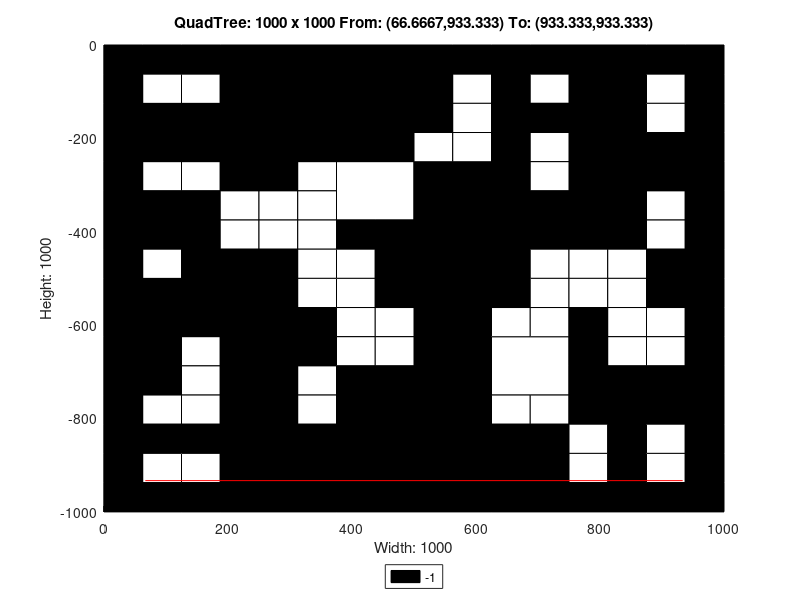

Write MATLAB code to recreate this figure.
axis([0 1000 -1000 0]);
title('QuadTree: 1000 x 1000 From: (66.6667,933.333) To: (933.333,933.333)');
xlabel('Width: 1000');
ylabel('Height: 1000');
rectangle('Position',[250 -250 250 250], 'FaceColor',[0 0 0]);
rectangle('Position',[0 -250 125 125], 'FaceColor',[0 0 0]);
rectangle('Position',[125 -250 125 125], 'FaceColor',[0 0 0]);
rectangle('Position',[375 -375 125 125], 'FaceColor',[1 1 1]);
rectangle('Position',[750 -125 125 125], 'FaceColor',[0 0 0]);
rectangle('Position',[750 -250 125 125], 'FaceColor',[0 0 0]);
rectangle('Position',[500 -375 125 125], 'FaceColor',[0 0 0]);
rectangle('Position',[500 -500 125 125], 'FaceColor',[0 0 0]);
rectangle('Position',[750 -375 125 125], 'FaceColor',[0 0 0]);
rectangle('Position',[0 -625 125 125], 'FaceColor',[0 0 0]);
rectangle('Position',[125 -625 125 125], 'FaceColor',[0 0 0]);
rectangle('Position',[0 -750 125 125], 'FaceColor',[0 0 0]);
rectangle('Position',[375 -875 125 125], 'FaceColor',[0 0 0]);
rectangle('Position',[250 -1000 125 125], 'FaceColor',[0 0 0]);
rectangle('Position',[375 -1000 125 125], 'FaceColor',[0 0 0]);
rectangle('Position',[500 -625 125 125], 'FaceColor',[0 0 0]);
rectangle('Position',[500 -750 125 125], 'FaceColor',[0 0 0]);
rectangle('Position',[625 -750 125 125], 'FaceColor',[1 1 1]);
rectangle('Position',[500 -875 125 125], 'FaceColor',[0 0 0]);
rectangle('Position',[500 -1000 125 125], 'FaceColor',[0 0 0]);
rectangle('Position',[625 -1000 125 125], 'FaceColor',[0 0 0]);
rectangle('Position',[0 -62.5 62.5 62.5], 'FaceColor',[0 0 0]);
rectangle('Position',[62.5 -62.5 62.5 62.5], 'FaceColor',[0 0 0]);
rectangle('Position',[0 -125 62.5 62.5], 'FaceColor',[0 0 0]);
rectangle('Position',[62.5 -125 62.5 62.5], 'FaceColor',[1 1 1]);
rectangle('Position',[125 -62.5 62.5 62.5], 'FaceColor',[0 0 0]);
rectangle('Position',[187.5 -62.5 62.5 62.5], 'FaceColor',[0 0 0]);
rectangle('Position',[125 -125 62.5 62.5], 'FaceColor',[1 1 1]);
rectangle('Position',[187.5 -125 62.5 62.5], 'FaceColor',[0 0 0]);
rectangle('Position',[0 -312.5 62.5 62.5], 'FaceColor',[0 0 0]);
rectangle('Position',[62.5 -312.5 62.5 62.5], 'FaceColor',[1 1 1]);
rectangle('Position',[0 -375 62.5 62.5], 'FaceColor',[0 0 0]);
rectangle('Position',[62.5 -375 62.5 62.5], 'FaceColor',[0 0 0]);
rectangle('Position',[125 -312.5 62.5 62.5], 'FaceColor',[1 1 1]);
rectangle('Position',[187.5 -312.5 62.5 62.5], 'FaceColor',[0 0 0]);
rectangle('Position',[125 -375 62.5 62.5], 'FaceColor',[0 0 0]);
rectangle('Position',[187.5 -375 62.5 62.5], 'FaceColor',[1 1 1]);
rectangle('Position',[0 -437.5 62.5 62.5], 'FaceColor',[0 0 0]);
rectangle('Position',[62.5 -437.5 62.5 62.5], 'FaceColor',[0 0 0]);
rectangle('Position',[0 -500 62.5 62.5], 'FaceColor',[0 0 0]);
rectangle('Position',[62.5 -500 62.5 62.5], 'FaceColor',[1 1 1]);
rectangle('Position',[125 -437.5 62.5 62.5], 'FaceColor',[0 0 0]);
rectangle('Position',[187.5 -437.5 62.5 62.5], 'FaceColor',[1 1 1]);
rectangle('Position',[125 -500 62.5 62.5], 'FaceColor',[0 0 0]);
rectangle('Position',[187.5 -500 62.5 62.5], 'FaceColor',[0 0 0]);
rectangle('Position',[250 -312.5 62.5 62.5], 'FaceColor',[0 0 0]);
rectangle('Position',[312.5 -312.5 62.5 62.5], 'FaceColor',[1 1 1]);
rectangle('Position',[250 -375 62.5 62.5], 'FaceColor',[1 1 1]);
rectangle('Position',[312.5 -375 62.5 62.5], 'FaceColor',[1 1 1]);
rectangle('Position',[250 -437.5 62.5 62.5], 'FaceColor',[1 1 1]);
rectangle('Position',[312.5 -437.5 62.5 62.5], 'FaceColor',[1 1 1]);
rectangle('Position',[250 -500 62.5 62.5], 'FaceColor',[0 0 0]);
rectangle('Position',[312.5 -500 62.5 62.5], 'FaceColor',[1 1 1]);
rectangle('Position',[375 -437.5 62.5 62.5], 'FaceColor',[0 0 0]);
rectangle('Position',[437.5 -437.5 62.5 62.5], 'FaceColor',[0 0 0]);
rectangle('Position',[375 -500 62.5 62.5], 'FaceColor',[1 1 1]);
rectangle('Position',[437.5 -500 62.5 62.5], 'FaceColor',[0 0 0]);
rectangle('Position',[500 -62.5 62.5 62.5], 'FaceColor',[0 0 0]);
rectangle('Position',[562.5 -62.5 62.5 62.5], 'FaceColor',[0 0 0]);
rectangle('Position',[500 -125 62.5 62.5], 'FaceColor',[0 0 0]);
rectangle('Position',[562.5 -125 62.5 62.5], 'FaceColor',[1 1 1]);
rectangle('Position',[625 -62.5 62.5 62.5], 'FaceColor',[0 0 0]);
rectangle('Position',[687.5 -62.5 62.5 62.5], 'FaceColor',[0 0 0]);
rectangle('Position',[625 -125 62.5 62.5], 'FaceColor',[0 0 0]);
rectangle('Position',[687.5 -125 62.5 62.5], 'FaceColor',[1 1 1]);
rectangle('Position',[500 -187.5 62.5 62.5], 'FaceColor',[0 0 0]);
rectangle('Position',[562.5 -187.5 62.5 62.5], 'FaceColor',[1 1 1]);
rectangle('Position',[500 -250 62.5 62.5], 'FaceColor',[1 1 1]);
rectangle('Position',[562.5 -250 62.5 62.5], 'FaceColor',[1 1 1]);
rectangle('Position',[625 -187.5 62.5 62.5], 'FaceColor',[0 0 0]);
rectangle('Position',[687.5 -187.5 62.5 62.5], 'FaceColor',[0 0 0]);
rectangle('Position',[625 -250 62.5 62.5], 'FaceColor',[0 0 0]);
rectangle('Position',[687.5 -250 62.5 62.5], 'FaceColor',[1 1 1]);
rectangle('Position',[875 -62.5 62.5 62.5], 'FaceColor',[0 0 0]);
rectangle('Position',[937.5 -62.5 62.5 62.5], 'FaceColor',[0 0 0]);
rectangle('Position',[875 -125 62.5 62.5], 'FaceColor',[1 1 1]);
rectangle('Position',[937.5 -125 62.5 62.5], 'FaceColor',[0 0 0]);
rectangle('Position',[875 -187.5 62.5 62.5], 'FaceColor',[1 1 1]);
rectangle('Position',[937.5 -187.5 62.5 62.5], 'FaceColor',[0 0 0]);
rectangle('Position',[875 -250 62.5 62.5], 'FaceColor',[0 0 0]);
rectangle('Position',[937.5 -250 62.5 62.5], 'FaceColor',[0 0 0]);
rectangle('Position',[625 -312.5 62.5 62.5], 'FaceColor',[0 0 0]);
rectangle('Position',[687.5 -312.5 62.5 62.5], 'FaceColor',[1 1 1]);
rectangle('Position',[625 -375 62.5 62.5], 'FaceColor',[0 0 0]);
rectangle('Position',[687.5 -375 62.5 62.5], 'FaceColor',[0 0 0]);
rectangle('Position',[625 -437.5 62.5 62.5], 'FaceColor',[0 0 0]);
rectangle('Position',[687.5 -437.5 62.5 62.5], 'FaceColor',[0 0 0]);
rectangle('Position',[625 -500 62.5 62.5], 'FaceColor',[0 0 0]);
rectangle('Position',[687.5 -500 62.5 62.5], 'FaceColor',[1 1 1]);
rectangle('Position',[875 -312.5 62.5 62.5], 'FaceColor',[0 0 0]);
rectangle('Position',[937.5 -312.5 62.5 62.5], 'FaceColor',[0 0 0]);
rectangle('Position',[875 -375 62.5 62.5], 'FaceColor',[1 1 1]);
rectangle('Position',[937.5 -375 62.5 62.5], 'FaceColor',[0 0 0]);
rectangle('Position',[750 -437.5 62.5 62.5], 'FaceColor',[0 0 0]);
rectangle('Position',[812.5 -437.5 62.5 62.5], 'FaceColor',[0 0 0]);
rectangle('Position',[750 -500 62.5 62.5], 'FaceColor',[1 1 1]);
rectangle('Position',[812.5 -500 62.5 62.5], 'FaceColor',[1 1 1]);
rectangle('Position',[875 -437.5 62.5 62.5], 'FaceColor',[1 1 1]);
rectangle('Position',[937.5 -437.5 62.5 62.5], 'FaceColor',[0 0 0]);
rectangle('Position',[875 -500 62.5 62.5], 'FaceColor',[0 0 0]);
rectangle('Position',[937.5 -500 62.5 62.5], 'FaceColor',[0 0 0]);
rectangle('Position',[125 -687.5 62.5 62.5], 'FaceColor',[1 1 1]);
rectangle('Position',[187.5 -687.5 62.5 62.5], 'FaceColor',[0 0 0]);
rectangle('Position',[125 -750 62.5 62.5], 'FaceColor',[1 1 1]);
rectangle('Position',[187.5 -750 62.5 62.5], 'FaceColor',[0 0 0]);
rectangle('Position',[250 -562.5 62.5 62.5], 'FaceColor',[0 0 0]);
rectangle('Position',[312.5 -562.5 62.5 62.5], 'FaceColor',[1 1 1]);
rectangle('Position',[250 -625 62.5 62.5], 'FaceColor',[0 0 0]);
rectangle('Position',[312.5 -625 62.5 62.5], 'FaceColor',[0 0 0]);
rectangle('Position',[375 -562.5 62.5 62.5], 'FaceColor',[1 1 1]);
rectangle('Position',[437.5 -562.5 62.5 62.5], 'FaceColor',[0 0 0]);
rectangle('Position',[375 -625 62.5 62.5], 'FaceColor',[1 1 1]);
rectangle('Position',[437.5 -625 62.5 62.5], 'FaceColor',[1 1 1]);
rectangle('Position',[250 -687.5 62.5 62.5], 'FaceColor',[0 0 0]);
rectangle('Position',[312.5 -687.5 62.5 62.5], 'FaceColor',[0 0 0]);
rectangle('Position',[250 -750 62.5 62.5], 'FaceColor',[0 0 0]);
rectangle('Position',[312.5 -750 62.5 62.5], 'FaceColor',[1 1 1]);
rectangle('Position',[375 -687.5 62.5 62.5], 'FaceColor',[1 1 1]);
rectangle('Position',[437.5 -687.5 62.5 62.5], 'FaceColor',[1 1 1]);
rectangle('Position',[375 -750 62.5 62.5], 'FaceColor',[0 0 0]);
rectangle('Position',[437.5 -750 62.5 62.5], 'FaceColor',[0 0 0]);
rectangle('Position',[0 -812.5 62.5 62.5], 'FaceColor',[0 0 0]);
rectangle('Position',[62.5 -812.5 62.5 62.5], 'FaceColor',[1 1 1]);
rectangle('Position',[0 -875 62.5 62.5], 'FaceColor',[0 0 0]);
rectangle('Position',[62.5 -875 62.5 62.5], 'FaceColor',[0 0 0]);
rectangle('Position',[125 -812.5 62.5 62.5], 'FaceColor',[1 1 1]);
rectangle('Position',[187.5 -812.5 62.5 62.5], 'FaceColor',[0 0 0]);
rectangle('Position',[125 -875 62.5 62.5], 'FaceColor',[0 0 0]);
rectangle('Position',[187.5 -875 62.5 62.5], 'FaceColor',[0 0 0]);
rectangle('Position',[0 -937.5 62.5 62.5], 'FaceColor',[0 0 0]);
rectangle('Position',[62.5 -937.5 62.5 62.5], 'FaceColor',[1 1 1]);
rectangle('Position',[0 -1000 62.5 62.5], 'FaceColor',[0 0 0]);
rectangle('Position',[62.5 -1000 62.5 62.5], 'FaceColor',[0 0 0]);
rectangle('Position',[125 -937.5 62.5 62.5], 'FaceColor',[1 1 1]);
rectangle('Position',[187.5 -937.5 62.5 62.5], 'FaceColor',[0 0 0]);
rectangle('Position',[125 -1000 62.5 62.5], 'FaceColor',[0 0 0]);
rectangle('Position',[187.5 -1000 62.5 62.5], 'FaceColor',[0 0 0]);
rectangle('Position',[250 -812.5 62.5 62.5], 'FaceColor',[0 0 0]);
rectangle('Position',[312.5 -812.5 62.5 62.5], 'FaceColor',[1 1 1]);
rectangle('Position',[250 -875 62.5 62.5], 'FaceColor',[0 0 0]);
rectangle('Position',[312.5 -875 62.5 62.5], 'FaceColor',[0 0 0]);
rectangle('Position',[625 -562.5 62.5 62.5], 'FaceColor',[0 0 0]);
rectangle('Position',[687.5 -562.5 62.5 62.5], 'FaceColor',[1 1 1]);
rectangle('Position',[625 -625 62.5 62.5], 'FaceColor',[1 1 1]);
rectangle('Position',[687.5 -625 62.5 62.5], 'FaceColor',[1 1 1]);
rectangle('Position',[750 -562.5 62.5 62.5], 'FaceColor',[1 1 1]);
rectangle('Position',[812.5 -562.5 62.5 62.5], 'FaceColor',[1 1 1]);
rectangle('Position',[750 -625 62.5 62.5], 'FaceColor',[0 0 0]);
rectangle('Position',[812.5 -625 62.5 62.5], 'FaceColor',[1 1 1]);
rectangle('Position',[875 -562.5 62.5 62.5], 'FaceColor',[0 0 0]);
rectangle('Position',[937.5 -562.5 62.5 62.5], 'FaceColor',[0 0 0]);
rectangle('Position',[875 -625 62.5 62.5], 'FaceColor',[1 1 1]);
rectangle('Position',[937.5 -625 62.5 62.5], 'FaceColor',[0 0 0]);
rectangle('Position',[750 -687.5 62.5 62.5], 'FaceColor',[0 0 0]);
rectangle('Position',[812.5 -687.5 62.5 62.5], 'FaceColor',[1 1 1]);
rectangle('Position',[750 -750 62.5 62.5], 'FaceColor',[0 0 0]);
rectangle('Position',[812.5 -750 62.5 62.5], 'FaceColor',[0 0 0]);
rectangle('Position',[875 -687.5 62.5 62.5], 'FaceColor',[1 1 1]);
rectangle('Position',[937.5 -687.5 62.5 62.5], 'FaceColor',[0 0 0]);
rectangle('Position',[875 -750 62.5 62.5], 'FaceColor',[0 0 0]);
rectangle('Position',[937.5 -750 62.5 62.5], 'FaceColor',[0 0 0]);
rectangle('Position',[625 -812.5 62.5 62.5], 'FaceColor',[1 1 1]);
rectangle('Position',[687.5 -812.5 62.5 62.5], 'FaceColor',[1 1 1]);
rectangle('Position',[625 -875 62.5 62.5], 'FaceColor',[0 0 0]);
rectangle('Position',[687.5 -875 62.5 62.5], 'FaceColor',[0 0 0]);
rectangle('Position',[750 -812.5 62.5 62.5], 'FaceColor',[0 0 0]);
rectangle('Position',[812.5 -812.5 62.5 62.5], 'FaceColor',[0 0 0]);
rectangle('Position',[750 -875 62.5 62.5], 'FaceColor',[1 1 1]);
rectangle('Position',[812.5 -875 62.5 62.5], 'FaceColor',[0 0 0]);
rectangle('Position',[875 -812.5 62.5 62.5], 'FaceColor',[0 0 0]);
rectangle('Position',[937.5 -812.5 62.5 62.5], 'FaceColor',[0 0 0]);
rectangle('Position',[875 -875 62.5 62.5], 'FaceColor',[1 1 1]);
rectangle('Position',[937.5 -875 62.5 62.5], 'FaceColor',[0 0 0]);
rectangle('Position',[750 -937.5 62.5 62.5], 'FaceColor',[1 1 1]);
rectangle('Position',[812.5 -937.5 62.5 62.5], 'FaceColor',[0 0 0]);
rectangle('Position',[750 -1000 62.5 62.5], 'FaceColor',[0 0 0]);
rectangle('Position',[812.5 -1000 62.5 62.5], 'FaceColor',[0 0 0]);
rectangle('Position',[875 -937.5 62.5 62.5], 'FaceColor',[1 1 1]);
rectangle('Position',[937.5 -937.5 62.5 62.5], 'FaceColor',[0 0 0]);
rectangle('Position',[875 -1000 62.5 62.5], 'FaceColor',[0 0 0]);
rectangle('Position',[937.5 -1000 62.5 62.5], 'FaceColor',[0 0 0]);
X=[933.333,66.6667];
Y=[-933.333,-933.333];
hold on;
plot(X,Y,'r');
legend('-1','Location','southoutside');
